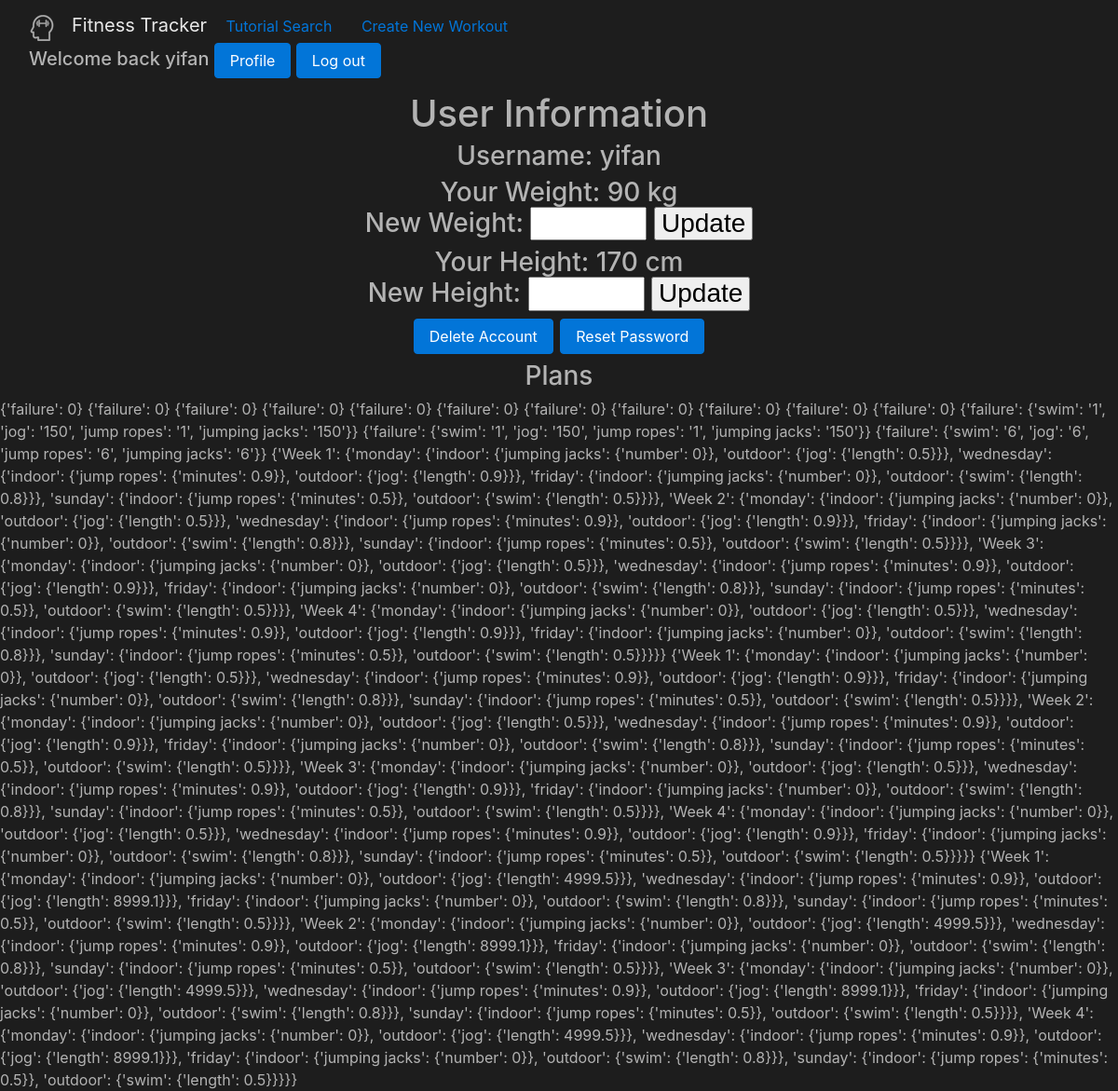
/user (signed in), run on the app's committed database.
### models.py (models this page shows)
class User(db.Model, UserMixin):
    id = db.Column(db.Integer, primary_key=True)
    username = db.Column(db.String(50), unique=True)
    password = db.Column(db.String(50))
    weight = db.Column(db.String(30))
    height = db.Column(db.String(30))
    plans = db.relationship('Plan')

class Plan(db.Model):
    id = db.Column(db.Integer, primary_key=True)
    plan = db.Column(db.JSON)
    user_id = db.Column(db.Integer, db.ForeignKey('user.id'))

### app.py (the view, shortened to what this page needs)
@app.route("/user", methods=['GET', 'POST'])
@login_required
def user_page():
    return render_template('user_page.html', user=current_user)

### app.py (called while the page is built)
@login_manager.user_loader
def load_user(id):
    if not path.exists('fitness_database.db'):
        db.create_all(app=app)
    return User.query.get(int(id))

### templates/user_page.html (shortened to what this page needs)
<!DOCTYPE html>
<html lang="en">
<head>
	<link href="../static/css/bootstrap.min.css" rel="stylesheet">
	<link href="../static/css/style.css" rel="stylesheet">
</head>
<body>
	{% extends "base.html"%}
	{% block content %}
    <div>
        <h1 align="center"> User Information </h1>
        <h3 align="center">
             {{ "Username: " + user.username }}
        </h3>
        <h3 align="center">
             {{ "Your Weight: " + user.weight + " kg" }}
             <form action="" method="post">
				 New Weight:
                <input name="new_weight" type="text" size="5">
                <input type="submit" value="Update">
             </form>
        </h3>
        <h3 align="center">
             {{ "Your Height: " + user.height + " cm" }}
             <form action="" method="post">
				 New Height:
                <input name="new_height" type="text" size="5">
                <input type="submit" value="Update">
             </form>
        </h3>
		<h3 align="center">
			<a class="btn btn-primary btn-large" href="{{ url_for('delete_account') }}">Delete Account</a>
			<a class="btn btn-primary btn-large" href="{{ url_for('reset_password') }}">Reset Password</a>
		</h3>
		<h3 align="center"> Plans </h3>
		<ul class="list-group list-group-flush" id="plans">
			{% for plan in user.plans %}
			{{ plan.plan }}
			{% endfor %}
		</ul>
	</div>
	{% endblock %}

### templates/base.html (shortened to what this page needs)
<!DOCTYPE html>
<html lang="en">
<head>
    <link href="../static/css/bootstrap.min.css" rel="stylesheet">
    <link href="../static/css/style.css" rel="stylesheet">
</head>
<body>
    <body>
        <div class="container-fluid">
            <div class="row">
                <div class="col-md-12">
                    <nav class="navbar navbar-expand-lg navbar-light bg-light">
                        <span>
                            <a href="{{ url_for('home') }}"><img src="../static/logo.png"
                                    alt="Fitness Tracker logo has dumbell icon inside head icon"></a>
                            <a class="navbar-brand" href="{{ url_for('home') }}">Fitness Tracker</a>
                            <a href="{{ url_for('tutorial') }}">Tutorial Search</a>&nbsp;&nbsp;&nbsp;&nbsp;&nbsp;&nbsp;
                            <a href="{{ url_for('workout_select') }}">Create New
                                Workout</a>&nbsp;&nbsp;&nbsp;&nbsp;&nbsp;&nbsp;
                            {% if user.is_authenticated %}
                            <h5> {{"Welcome back " + user.username}}
                                <a class="btn btn-primary btn-large" href="{{ url_for('user_page') }}">Profile</a>
                                <a class="btn btn-primary btn-large" href="{{ url_for('log_out') }}">Log out</a>
                            </h5>
                            {% else %}
                            <a class="btn btn-primary btn-large" href="{{ url_for('login') }}">Log in</a>
                            <a class="btn btn-primary btn-large" href="{{ url_for('signup') }}">Sign Up</a>
                            {% endif %}
                        </span>
                    </nav>
                </div>
            </div>
        </div>
        {% block content %} {% endblock %}
    </body>
</html>

### data on the page
User: username "Welcome back yifan", username "Username: yifan", weight "Your Weight: 90 kg", height "Your Height: 170 cm"
Plan: plan "{'failure': 0}"
Plan: plan "{'failure': 0}"
Plan: plan "{'failure': 0}"
Plan: plan "{'failure': 0}"
Plan: plan "{'failure': 0}"
Plan: plan "{'failure': 0}"
Plan: plan "{'failure': 0}"
Plan: plan "{'failure': 0}"
Plan: plan "{'failure': 0}"
Plan: plan "{'failure': 0}"
Plan: plan "{'failure': 0}"
Plan: plan "{'failure': {'swim': '1', 'jog': '150', 'jump ropes': '1', 'jumping jacks': '150'}}"
Plan: plan "{'failure': {'swim': '1', 'jog': '150', 'jump ropes': '1', 'jumping jacks': '150'}}"
Plan: plan "{'failure': {'swim': '6', 'jog': '6', 'jump ropes': '6', 'jumping jacks': '6'}}"
Plan: plan "{'Week 1': {'monday': {'indoor': {'jumping jacks': {'number': 0}}, 'outdoor': {'jog': {'length': 0.5}}}, 'wednesday': {'indoor': {'jump ropes': {'minutes': 0.9}}, 'outdoor': {'jog': {'length': 0.9}}}, 'friday': {'indoor': {'jumping jacks': {'number': 0}}, 'outdoor': {'swim': {'length': 0.8}}}, 'sunday': {'indoor': {'jump ropes': {'minutes': 0.5}}, 'outdoor': {'swim': {'length': 0.5}}}}, 'Week 2': {'monday': {'indoor': {'jumping jacks': {'number': 0}}, 'outdoor': {'jog': {'length': 0.5}}}, 'wednesday': {'indoor': {'jump ropes': {'minutes': 0.9}}, 'outdoor': {'jog': {'length': 0.9}}}, 'friday': {'indoor': {'jumping jacks': {'number': 0}}, 'outdoor': {'swim': {'length': 0.8}}}, 'sunday':…"
Plan: plan "{'Week 1': {'monday': {'indoor': {'jumping jacks': {'number': 0}}, 'outdoor': {'jog': {'length': 0.5}}}, 'wednesday': {'indoor': {'jump ropes': {'minutes': 0.9}}, 'outdoor': {'jog': {'length': 0.9}}}, 'friday': {'indoor': {'jumping jacks': {'number': 0}}, 'outdoor': {'swim': {'length': 0.8}}}, 'sunday': {'indoor': {'jump ropes': {'minutes': 0.5}}, 'outdoor': {'swim': {'length': 0.5}}}}, 'Week 2': {'monday': {'indoor': {'jumping jacks': {'number': 0}}, 'outdoor': {'jog': {'length': 0.5}}}, 'wednesday': {'indoor': {'jump ropes': {'minutes': 0.9}}, 'outdoor': {'jog': {'length': 0.9}}}, 'friday': {'indoor': {'jumping jacks': {'number': 0}}, 'outdoor': {'swim': {'length': 0.8}}}, 'sunday':…"
Plan: plan "{'Week 1': {'monday': {'indoor': {'jumping jacks': {'number': 0}}, 'outdoor': {'jog': {'length': 4999.5}}}, 'wednesday': {'indoor': {'jump ropes': {'minutes': 0.9}}, 'outdoor': {'jog': {'length': 8999.1}}}, 'friday': {'indoor': {'jumping jacks': {'number': 0}}, 'outdoor': {'swim': {'length': 0.8}}}, 'sunday': {'indoor': {'jump ropes': {'minutes': 0.5}}, 'outdoor': {'swim': {'length': 0.5}}}}, 'Week 2': {'monday': {'indoor': {'jumping jacks': {'number': 0}}, 'outdoor': {'jog': {'length': 4999.5}}}, 'wednesday': {'indoor': {'jump ropes': {'minutes': 0.9}}, 'outdoor': {'jog': {'length': 8999.1}}}, 'friday': {'indoor': {'jumping jacks': {'number': 0}}, 'outdoor': {'swim': {'length': 0.8}}},…"
